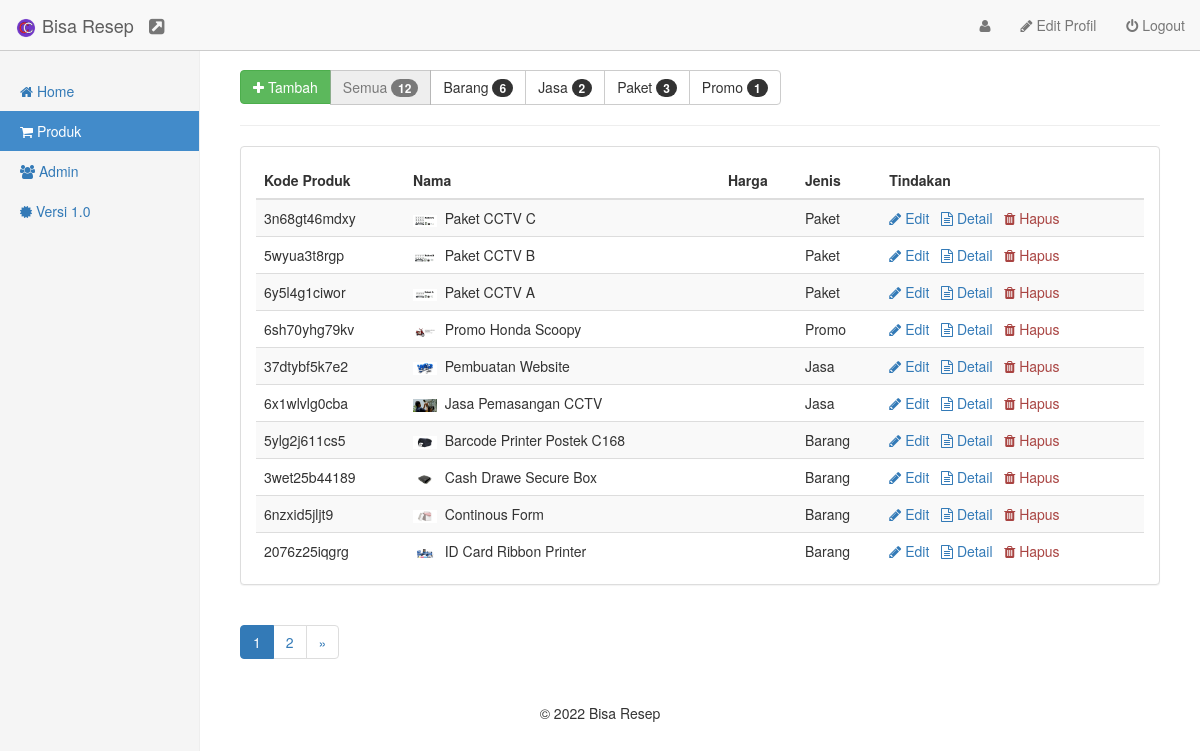
/index.php/admin/produk, run on the app's committed database.
### tables this page shows
CREATE TABLE IF NOT EXISTS `setting` (
  `id` int(11) NOT NULL,
  `judul` varchar(45) NOT NULL,
  `tagline` varchar(128) NOT NULL,
  `telepon1` varchar(45) NOT NULL,
  `telepon2` varchar(45) NOT NULL,
  `email` varchar(64) NOT NULL,
  `alamat` varchar(128) NOT NULL,
  `peta` text NOT NULL,
  `tentang` text NOT NULL
);

CREATE TABLE IF NOT EXISTS `produk` (
  `id` varchar(16) NOT NULL,
  `nama` varchar(64) NOT NULL,
  `jenis` varchar(64) NOT NULL,
  `keterangan` text NOT NULL,
  `harga` varchar(16) NOT NULL,
  `foto` varchar(32) DEFAULT NULL,
  `tanggal` timestamp NOT NULL DEFAULT CURRENT_TIMESTAMP
);

### index.php (called while the page is built, shortened)
<?php
require_once BASEPATH.'core/CodeIgniter.php';

### application/models/Pengaturan_model.php (called while the page is built, shortened)
<?php
class Pengaturan_model extends CI_Model {
	private $tabel = 'setting';
	function get($id = null){
		$query = $this->db->get_where($this->tabel, array('id'=>$id));
		return $query->row();
	}
}

### application/config/config.php (called while the page is built, shortened)
<?php
$config['base_url'] = 'http://localhost/citrakomputer';
$config['index_page'] = 'index.php';
$config['uri_protocol']	= 'REQUEST_URI';
$config['url_suffix'] = '';
$config['language']	= 'english';
$config['charset'] = 'UTF-8';
$config['enable_hooks'] = FALSE;
$config['subclass_prefix'] = 'MY_';
$config['composer_autoload'] = FALSE;
$config['permitted_uri_chars'] = 'a-z 0-9~%.:_\-';
$config['allow_get_array'] = TRUE;
$config['enable_query_strings'] = FALSE;
$config['controller_trigger'] = 'c';
$config['function_trigger'] = 'm';
$config['directory_trigger'] = 'd';
$config['log_threshold'] = 0;
$config['log_path'] = '';
$config['log_file_extension'] = '';
$config['log_file_permissions'] = 0644;
$config['log_date_format'] = 'Y-m-d H:i:s';
$config['error_views_path'] = '';
$config['cache_path'] = '';
$config['cache_query_string'] = FALSE;
$config['encryption_key'] = '';
$config['sess_driver'] = 'files';
$config['sess_cookie_name'] = 'ci_session';
$config['sess_expiration'] = 7200;
$config['sess_save_path'] = NULL;
$config['sess_match_ip'] = FALSE;
$config['sess_time_to_update'] = 300;
$config['sess_regenerate_destroy'] = FALSE;
$config['cookie_prefix']	= '';
$config['cookie_domain']	= '';
$config['cookie_path']		= '/';
$config['cookie_secure']	= FALSE;
$config['cookie_httponly'] 	= FALSE;
$config['standardize_newlines'] = FALSE;
$config['global_xss_filtering'] = FALSE;
$config['csrf_protection'] = FALSE;
$config['csrf_token_name'] = 'csrf_test_name';
$config['csrf_cookie_name'] = 'csrf_cookie_name';
$config['csrf_expire'] = 7200;
$config['csrf_regenerate'] = TRUE;
$config['csrf_exclude_uris'] = array();
$config['compress_output'] = FALSE;
$config['time_reference'] = 'local';
$config['rewrite_short_tags'] = FALSE;
$config['proxy_ips'] = '';

### application/models/Produk_model.php (called while the page is built, shortened)
<?php
class Produk_model extends CI_Model{
	function get_pagination($limit, $offset){
		$this->db->order_by('tanggal DESC');
        return $this->db->get('produk', $limit, $offset)->result();
	}
	function get_total($jenis = null){
		if($jenis==null){
			return $this->db->get('produk')->num_rows();
		} else {
			return $this->db->get_where('produk', array('jenis' => $jenis))->num_rows();
		}
	}
}

### application/views/admin/produk.php (the view, shortened to what this page needs)
<?php $url_jenis = $this->uri->segment(4); ?>
<div class="btn-group" role="group" aria-label="...">
	<a href="#!" class="btn btn-success" data-toggle="modal" data-target="#modal-tambah-user" onclick="$('#form-tambah').toggle('slide')"><i class="fa fa-plus"></i> Tambah</a>
	<a href="<?php echo site_url('admin/produk') ?>" class="btn btn-default <?php echo $url_jenis == '' ? 'active disabled' : '' ?>" >Semua <span class="badge"><?php echo $total_semua ?></span></a>
	<a href="<?php echo site_url('admin/produk/jenis/barang') ?>" class="btn btn-default <?php echo $url_jenis == 'barang' ? 'active disabled' : '' ?>">Barang <span class="badge"><?php echo $total_barang ?></span></a>
	<a href="<?php echo site_url('admin/produk/jenis/jasa') ?>" class="btn btn-default <?php echo $url_jenis == 'jasa' ? 'active disabled' : '' ?>">Jasa <span class="badge"><?php echo $total_jasa ?></a>
	<a href="<?php echo site_url('admin/produk/jenis/paket') ?>" class="btn btn-default <?php echo $url_jenis == 'paket' ? 'active disabled' : '' ?>">Paket <span class="badge"><?php echo $total_paket ?></a>
	<a href="<?php echo site_url('admin/produk/jenis/promo') ?>" class="btn btn-default <?php echo $url_jenis == 'promo' ? 'active disabled' : '' ?>">Promo <span class="badge"><?php echo $total_promo ?></a>
</div>
 <hr>
<div class="panel panel-default">
	<div class="panel-body table-responsive">
	<?php if(count($produk) > 0) : ?>
		<table class="table table-striped">
			<thead>
				<tr>
					<th>Kode Produk</th>
					<th>Nama</th>
					<th>Harga</th>
					<th>Jenis</th>
					<th>Tindakan</th>
				</tr>
			</thead>
			<tbody>
				<?php foreach($produk as $barang){ ?>
				<tr>
					<td><?php echo $barang->id ?></td>
					<td>
						<a href="#!" onclick="editGambar('<?php echo base_url('assets/tjc/img/produk/'.$barang->foto) ?>', '<?php echo $barang->id ?>' )"><img src="<?php echo base_url('assets/tjc/img/produk/'.$barang->foto) ?>" style="max-width:24px;max-height:24px"/></a>
						&nbsp;<?php echo $barang->nama ?>
					</td>
					<td><?php echo $barang->harga ?></td>
					<td><?php echo ucfirst($barang->jenis) ?></td>
					<td>
						<a href="<?php echo site_url('admin/produk/edit/' . $barang->id) ?>"><i class="fa fa-pencil"></i> Edit</a>&nbsp;&nbsp;
						<a href="<?php echo site_url('admin/produk/detail/' . $barang->id) ?>"><i class="fa fa-file-text-o"></i> Detail</a>&nbsp;&nbsp;
						<a href="#!" onclick="hapus('<?php echo $barang->id ?>')" class="text-danger"><i class="fa fa-trash"></i> Hapus</a>&nbsp;
					</td>
				</tr>
				<?php } ?>
			</tbody>
		</table>
	<?php else: ?>
		<span>Produk masih kosong, silahkan tambahkan!</span>
	<?php endif; ?>
	</div>
</div>
<div><?php echo $halaman ?></div>

### application/views/admin/navbar.php
<nav class="navbar navbar-default navbar-fixed-top" style="border-bottom: 1px solid #ccc">
	<div class="container-fluid">
		<div class="navbar-header">
	      	<a class="navbar-brand" href="<?php echo site_url('admin/home') ?>"><img src="<?php echo base_url('assets/tjc/img/logo-tangsi.png') ?>" style="display:inline; width:22px"/> <?php echo $web->judul ?></a>
		</div>
		<a href="<?php echo site_url()?>" class="navbar-brand" target="blank" title="<?php echo site_url() ?>"><i class="fa fa-external-link-square"></i></a>
  		<div class="collapse navbar-collapse" id="bs-example-navbar-collapse-1">
		    <ul class="nav navbar-nav navbar-right">
				<li><a href="<?php echo site_url('admin/profil/') ?>"><i class="fa fa-user"></i> <?php echo $this->session->userdata('nama'); ?></a></li>
				<li><a href="<?php echo site_url('admin/profil/edit') ?>"><i class="fa fa-pencil"></i> Edit Profil</a></li>
				<li><a href="<?php echo site_url("admin/login/logout") ?>"><i class="fa fa-power-off"></i> Logout</a></li>
		    </ul>
	    </div>
	</div>
</nav>

### application/views/admin/footer.php (shortened to what this page needs)
	<footer>
        <p class="text-center">&copy; <?php echo Date('Y') ?> <?php echo $web->judul ?></p>
    </footer>
  </body>
</html>

### data on the page
setting: judul "Bisa Resep"
produk: id "3n68gt46mdxy", foto (picture), nama "Paket CCTV C", jenis "Paket"
produk: id "5wyua3t8rgp", foto (picture), nama "Paket CCTV B", jenis "Paket"
produk: id "6y5l4g1ciwor", foto (picture), nama "Paket CCTV A", jenis "Paket"
produk: id "6sh70yhg79kv", foto (picture), nama "Promo Honda Scoopy", jenis "Promo"
produk: id "37dtybf5k7e2", foto (picture), nama "Pembuatan Website", jenis "Jasa"
produk: id "6x1wlvlg0cba", foto (picture), nama "Jasa Pemasangan CCTV", jenis "Jasa"
produk: id "5ylg2j611cs5", foto (picture), nama "Barcode Printer Postek C168", jenis "Barang"
produk: id "3wet25b44189", foto (picture), nama "Cash Drawe Secure Box", jenis "Barang"
produk: id "6nzxid5jljt9", foto (picture), nama "Continous Form", jenis "Barang"
produk: id "2076z25iqgrg", foto (picture), nama "ID Card Ribbon Printer", jenis "Barang"

### other printed values
$total_semua "12"
$total_barang "6"
$total_jasa "2"
$total_paket "3"
$total_promo "1"
$halaman "1 2 »"
Date('Y') "2022"
